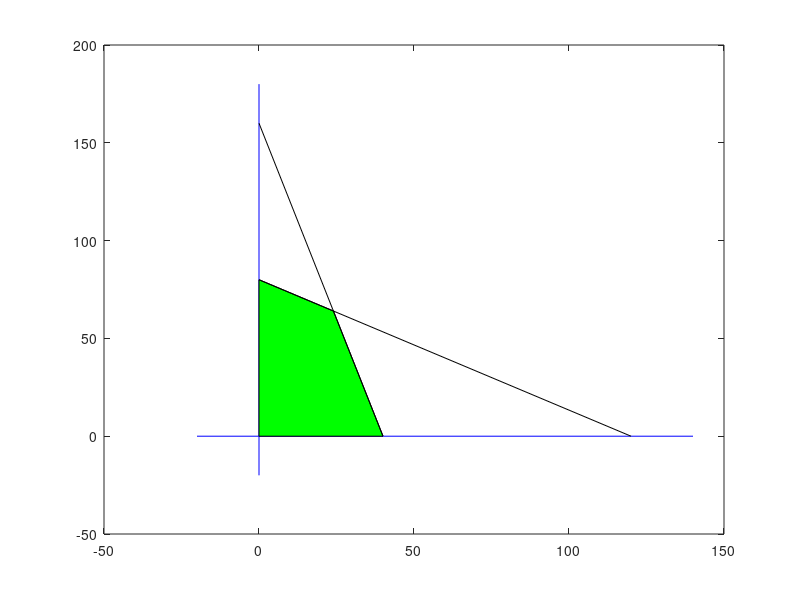

Write MATLAB code to recreate this figure.
% 例程 3.5  绘制待研究案例的可行解集
%  绘制二维可行解集，单纯形表示例
%  直线方程：ax + by = c
a1 = 4;
b1 = 1;
c1 = 160;
a2 = 2;
b2 = 3;
c2 = 240;
%  约束条件的角点坐标
X1 = c1/a1;
Y1 = c1/b1;
X2 = c2/a2;
Y2 = c2/b2; 
%  计算约束直线的交点
aux1 = (Y2 - Y1);
aux2 = (Y2*X1) - (Y1*X2);
xi = (X1*X2*aux1)/aux2;
yi = Y1 - ((Y1*xi)/X1);
figure(1)
%  绘制坐标轴
plot([-20, 140], [0, 0], 'b'); 
hold on;
plot([0, 0], [-20, 180], 'b');
%  绘制可行解集（填充区域）
patch([0, 0, xi, X1], [0, Y2, yi, 0], 'g');
%  绘制约束直线
plot([0, X1], [Y1, 0], 'k');
plot([0, X2], [Y2, 0], 'k');
